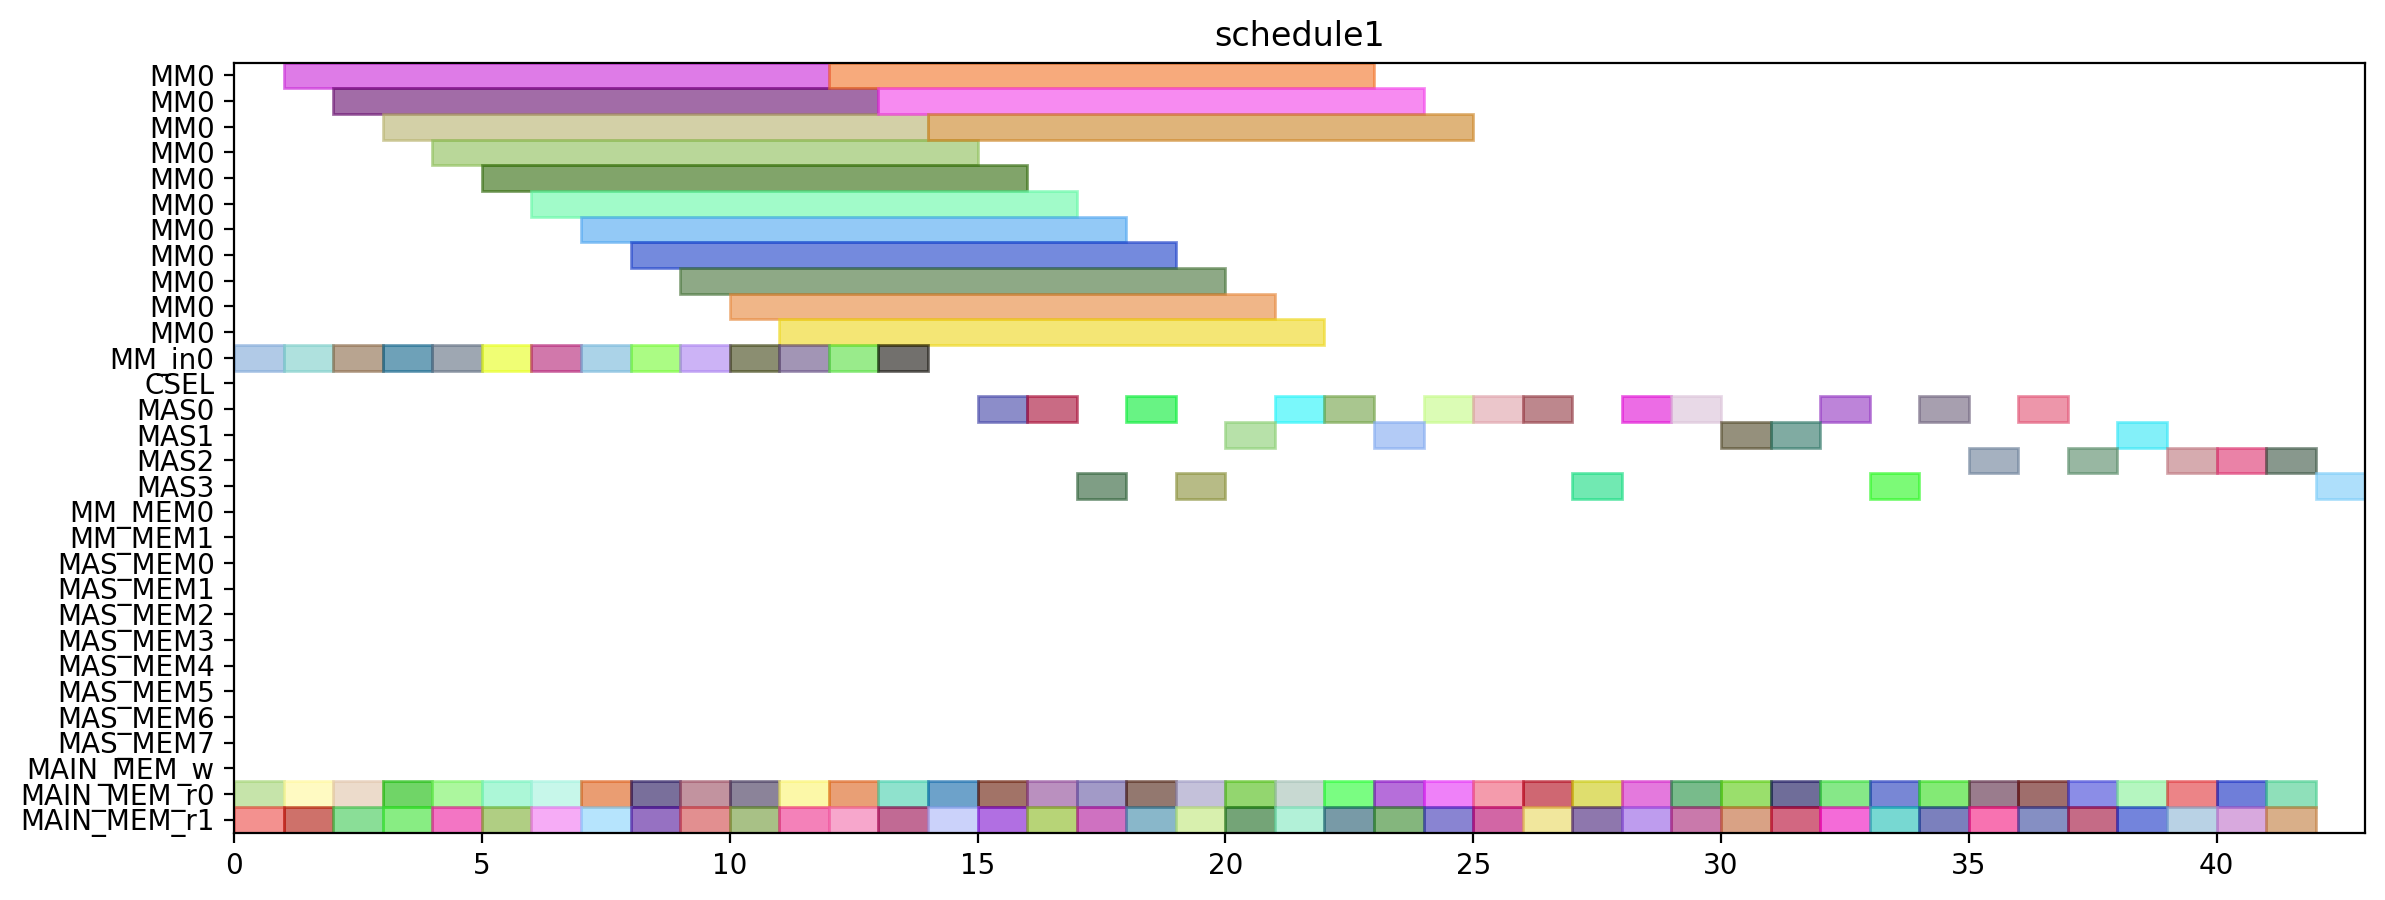

Recreate this plot in Python.
from pyschedule import Scenario, solvers, plotters, alt


def solve():
	horizon = 151
	S = Scenario("schedule1", horizon=horizon)

	# resource
	MM = S.Resources('MM', num=1, size=11)
	MM_in = S.Resources('MM_in', num=1)
	CSEL = S.Resource('CSEL')
	MAS = S.Resources('MAS', num=4, size=1, periods=range(1, horizon))
	MM_MEM = S.Resources('MM_MEM', num=2)
	MAS_MEM = S.Resources('MAS_MEM', num=8)
	MAIN_MEM_w = S.Resource('MAIN_MEM_w', size=1)
	MAIN_MEM_r = S.Resources('MAIN_MEM_r', num=2)

	# result of previous scheduling
	t4_t8_t1_in = S.Task('t4_t8_t1_in', length=1, delay_cost=1)
	S += t4_t8_t1_in >= 0
	t4_t8_t1_in += MM_in[0]

	t4_t8_t1_mem0 = S.Task('t4_t8_t1_mem0', length=1, delay_cost=1)
	S += t4_t8_t1_mem0 >= 0
	t4_t8_t1_mem0 += MAIN_MEM_r[0]

	t4_t8_t1_mem1 = S.Task('t4_t8_t1_mem1', length=1, delay_cost=1)
	S += t4_t8_t1_mem1 >= 0
	t4_t8_t1_mem1 += MAIN_MEM_r[1]

	t0_t1_in = S.Task('t0_t1_in', length=1, delay_cost=1)
	S += t0_t1_in >= 1
	t0_t1_in += MM_in[0]

	t0_t1_mem0 = S.Task('t0_t1_mem0', length=1, delay_cost=1)
	S += t0_t1_mem0 >= 1
	t0_t1_mem0 += MAIN_MEM_r[0]

	t0_t1_mem1 = S.Task('t0_t1_mem1', length=1, delay_cost=1)
	S += t0_t1_mem1 >= 1
	t0_t1_mem1 += MAIN_MEM_r[1]

	t4_t8_t1 = S.Task('t4_t8_t1', length=11, delay_cost=1)
	S += t4_t8_t1 >= 1
	t4_t8_t1 += MM[0]

	t0_t1 = S.Task('t0_t1', length=11, delay_cost=1)
	S += t0_t1 >= 2
	t0_t1 += MM[0]

	t2_t0_in = S.Task('t2_t0_in', length=1, delay_cost=1)
	S += t2_t0_in >= 2
	t2_t0_in += MM_in[0]

	t2_t0_mem0 = S.Task('t2_t0_mem0', length=1, delay_cost=1)
	S += t2_t0_mem0 >= 2
	t2_t0_mem0 += MAIN_MEM_r[0]

	t2_t0_mem1 = S.Task('t2_t0_mem1', length=1, delay_cost=1)
	S += t2_t0_mem1 >= 2
	t2_t0_mem1 += MAIN_MEM_r[1]

	t2_t0 = S.Task('t2_t0', length=11, delay_cost=1)
	S += t2_t0 >= 3
	t2_t0 += MM[0]

	t4_t0_t0_in = S.Task('t4_t0_t0_in', length=1, delay_cost=1)
	S += t4_t0_t0_in >= 3
	t4_t0_t0_in += MM_in[0]

	t4_t0_t0_mem0 = S.Task('t4_t0_t0_mem0', length=1, delay_cost=1)
	S += t4_t0_t0_mem0 >= 3
	t4_t0_t0_mem0 += MAIN_MEM_r[0]

	t4_t0_t0_mem1 = S.Task('t4_t0_t0_mem1', length=1, delay_cost=1)
	S += t4_t0_t0_mem1 >= 3
	t4_t0_t0_mem1 += MAIN_MEM_r[1]

	t2_t1_in = S.Task('t2_t1_in', length=1, delay_cost=1)
	S += t2_t1_in >= 4
	t2_t1_in += MM_in[0]

	t2_t1_mem0 = S.Task('t2_t1_mem0', length=1, delay_cost=1)
	S += t2_t1_mem0 >= 4
	t2_t1_mem0 += MAIN_MEM_r[0]

	t2_t1_mem1 = S.Task('t2_t1_mem1', length=1, delay_cost=1)
	S += t2_t1_mem1 >= 4
	t2_t1_mem1 += MAIN_MEM_r[1]

	t4_t0_t0 = S.Task('t4_t0_t0', length=11, delay_cost=1)
	S += t4_t0_t0 >= 4
	t4_t0_t0 += MM[0]

	t1_t1_in = S.Task('t1_t1_in', length=1, delay_cost=1)
	S += t1_t1_in >= 5
	t1_t1_in += MM_in[0]

	t1_t1_mem0 = S.Task('t1_t1_mem0', length=1, delay_cost=1)
	S += t1_t1_mem0 >= 5
	t1_t1_mem0 += MAIN_MEM_r[0]

	t1_t1_mem1 = S.Task('t1_t1_mem1', length=1, delay_cost=1)
	S += t1_t1_mem1 >= 5
	t1_t1_mem1 += MAIN_MEM_r[1]

	t2_t1 = S.Task('t2_t1', length=11, delay_cost=1)
	S += t2_t1 >= 5
	t2_t1 += MM[0]

	t1_t0_in = S.Task('t1_t0_in', length=1, delay_cost=1)
	S += t1_t0_in >= 6
	t1_t0_in += MM_in[0]

	t1_t0_mem0 = S.Task('t1_t0_mem0', length=1, delay_cost=1)
	S += t1_t0_mem0 >= 6
	t1_t0_mem0 += MAIN_MEM_r[0]

	t1_t0_mem1 = S.Task('t1_t0_mem1', length=1, delay_cost=1)
	S += t1_t0_mem1 >= 6
	t1_t0_mem1 += MAIN_MEM_r[1]

	t1_t1 = S.Task('t1_t1', length=11, delay_cost=1)
	S += t1_t1 >= 6
	t1_t1 += MM[0]

	t1_t0 = S.Task('t1_t0', length=11, delay_cost=1)
	S += t1_t0 >= 7
	t1_t0 += MM[0]

	t4_t0_t1_in = S.Task('t4_t0_t1_in', length=1, delay_cost=1)
	S += t4_t0_t1_in >= 7
	t4_t0_t1_in += MM_in[0]

	t4_t0_t1_mem0 = S.Task('t4_t0_t1_mem0', length=1, delay_cost=1)
	S += t4_t0_t1_mem0 >= 7
	t4_t0_t1_mem0 += MAIN_MEM_r[0]

	t4_t0_t1_mem1 = S.Task('t4_t0_t1_mem1', length=1, delay_cost=1)
	S += t4_t0_t1_mem1 >= 7
	t4_t0_t1_mem1 += MAIN_MEM_r[1]

	t4_t0_t1 = S.Task('t4_t0_t1', length=11, delay_cost=1)
	S += t4_t0_t1 >= 8
	t4_t0_t1 += MM[0]

	t4_t1_t0_in = S.Task('t4_t1_t0_in', length=1, delay_cost=1)
	S += t4_t1_t0_in >= 8
	t4_t1_t0_in += MM_in[0]

	t4_t1_t0_mem0 = S.Task('t4_t1_t0_mem0', length=1, delay_cost=1)
	S += t4_t1_t0_mem0 >= 8
	t4_t1_t0_mem0 += MAIN_MEM_r[0]

	t4_t1_t0_mem1 = S.Task('t4_t1_t0_mem1', length=1, delay_cost=1)
	S += t4_t1_t0_mem1 >= 8
	t4_t1_t0_mem1 += MAIN_MEM_r[1]

	t4_t1_t0 = S.Task('t4_t1_t0', length=11, delay_cost=1)
	S += t4_t1_t0 >= 9
	t4_t1_t0 += MM[0]

	t4_t2_t1_in = S.Task('t4_t2_t1_in', length=1, delay_cost=1)
	S += t4_t2_t1_in >= 9
	t4_t2_t1_in += MM_in[0]

	t4_t2_t1_mem0 = S.Task('t4_t2_t1_mem0', length=1, delay_cost=1)
	S += t4_t2_t1_mem0 >= 9
	t4_t2_t1_mem0 += MAIN_MEM_r[0]

	t4_t2_t1_mem1 = S.Task('t4_t2_t1_mem1', length=1, delay_cost=1)
	S += t4_t2_t1_mem1 >= 9
	t4_t2_t1_mem1 += MAIN_MEM_r[1]

	t4_t2_t1 = S.Task('t4_t2_t1', length=11, delay_cost=1)
	S += t4_t2_t1 >= 10
	t4_t2_t1 += MM[0]

	t4_t8_t0_in = S.Task('t4_t8_t0_in', length=1, delay_cost=1)
	S += t4_t8_t0_in >= 10
	t4_t8_t0_in += MM_in[0]

	t4_t8_t0_mem0 = S.Task('t4_t8_t0_mem0', length=1, delay_cost=1)
	S += t4_t8_t0_mem0 >= 10
	t4_t8_t0_mem0 += MAIN_MEM_r[0]

	t4_t8_t0_mem1 = S.Task('t4_t8_t0_mem1', length=1, delay_cost=1)
	S += t4_t8_t0_mem1 >= 10
	t4_t8_t0_mem1 += MAIN_MEM_r[1]

	t4_t2_t0_in = S.Task('t4_t2_t0_in', length=1, delay_cost=1)
	S += t4_t2_t0_in >= 11
	t4_t2_t0_in += MM_in[0]

	t4_t2_t0_mem0 = S.Task('t4_t2_t0_mem0', length=1, delay_cost=1)
	S += t4_t2_t0_mem0 >= 11
	t4_t2_t0_mem0 += MAIN_MEM_r[0]

	t4_t2_t0_mem1 = S.Task('t4_t2_t0_mem1', length=1, delay_cost=1)
	S += t4_t2_t0_mem1 >= 11
	t4_t2_t0_mem1 += MAIN_MEM_r[1]

	t4_t8_t0 = S.Task('t4_t8_t0', length=11, delay_cost=1)
	S += t4_t8_t0 >= 11
	t4_t8_t0 += MM[0]

	t4_t1_t1_in = S.Task('t4_t1_t1_in', length=1, delay_cost=1)
	S += t4_t1_t1_in >= 12
	t4_t1_t1_in += MM_in[0]

	t4_t1_t1_mem0 = S.Task('t4_t1_t1_mem0', length=1, delay_cost=1)
	S += t4_t1_t1_mem0 >= 12
	t4_t1_t1_mem0 += MAIN_MEM_r[0]

	t4_t1_t1_mem1 = S.Task('t4_t1_t1_mem1', length=1, delay_cost=1)
	S += t4_t1_t1_mem1 >= 12
	t4_t1_t1_mem1 += MAIN_MEM_r[1]

	t4_t2_t0 = S.Task('t4_t2_t0', length=11, delay_cost=1)
	S += t4_t2_t0 >= 12
	t4_t2_t0 += MM[0]

	t0_t0_in = S.Task('t0_t0_in', length=1, delay_cost=1)
	S += t0_t0_in >= 13
	t0_t0_in += MM_in[0]

	t0_t0_mem0 = S.Task('t0_t0_mem0', length=1, delay_cost=1)
	S += t0_t0_mem0 >= 13
	t0_t0_mem0 += MAIN_MEM_r[0]

	t0_t0_mem1 = S.Task('t0_t0_mem1', length=1, delay_cost=1)
	S += t0_t0_mem1 >= 13
	t0_t0_mem1 += MAIN_MEM_r[1]

	t4_t1_t1 = S.Task('t4_t1_t1', length=11, delay_cost=1)
	S += t4_t1_t1 >= 13
	t4_t1_t1 += MM[0]

	t0_t0 = S.Task('t0_t0', length=11, delay_cost=1)
	S += t0_t0 >= 14
	t0_t0 += MM[0]

	t4_t51_mem0 = S.Task('t4_t51_mem0', length=1, delay_cost=1)
	S += t4_t51_mem0 >= 14
	t4_t51_mem0 += MAIN_MEM_r[0]

	t4_t51_mem1 = S.Task('t4_t51_mem1', length=1, delay_cost=1)
	S += t4_t51_mem1 >= 14
	t4_t51_mem1 += MAIN_MEM_r[1]

	t0_t2_mem0 = S.Task('t0_t2_mem0', length=1, delay_cost=1)
	S += t0_t2_mem0 >= 15
	t0_t2_mem0 += MAIN_MEM_r[0]

	t0_t2_mem1 = S.Task('t0_t2_mem1', length=1, delay_cost=1)
	S += t0_t2_mem1 >= 15
	t0_t2_mem1 += MAIN_MEM_r[1]

	t4_t51 = S.Task('t4_t51', length=1, delay_cost=1)
	S += t4_t51 >= 15
	t4_t51 += MAS[0]

	t0_t2 = S.Task('t0_t2', length=1, delay_cost=1)
	S += t0_t2 >= 16
	t0_t2 += MAS[0]

	t1_t2_mem0 = S.Task('t1_t2_mem0', length=1, delay_cost=1)
	S += t1_t2_mem0 >= 16
	t1_t2_mem0 += MAIN_MEM_r[0]

	t1_t2_mem1 = S.Task('t1_t2_mem1', length=1, delay_cost=1)
	S += t1_t2_mem1 >= 16
	t1_t2_mem1 += MAIN_MEM_r[1]

	t1_t2 = S.Task('t1_t2', length=1, delay_cost=1)
	S += t1_t2 >= 17
	t1_t2 += MAS[3]

	t2_t2_mem0 = S.Task('t2_t2_mem0', length=1, delay_cost=1)
	S += t2_t2_mem0 >= 17
	t2_t2_mem0 += MAIN_MEM_r[0]

	t2_t2_mem1 = S.Task('t2_t2_mem1', length=1, delay_cost=1)
	S += t2_t2_mem1 >= 17
	t2_t2_mem1 += MAIN_MEM_r[1]

	t2_t2 = S.Task('t2_t2', length=1, delay_cost=1)
	S += t2_t2 >= 18
	t2_t2 += MAS[0]

	t4_t0_t3_mem0 = S.Task('t4_t0_t3_mem0', length=1, delay_cost=1)
	S += t4_t0_t3_mem0 >= 18
	t4_t0_t3_mem0 += MAIN_MEM_r[0]

	t4_t0_t3_mem1 = S.Task('t4_t0_t3_mem1', length=1, delay_cost=1)
	S += t4_t0_t3_mem1 >= 18
	t4_t0_t3_mem1 += MAIN_MEM_r[1]

	t0_t3_mem0 = S.Task('t0_t3_mem0', length=1, delay_cost=1)
	S += t0_t3_mem0 >= 19
	t0_t3_mem0 += MAIN_MEM_r[0]

	t0_t3_mem1 = S.Task('t0_t3_mem1', length=1, delay_cost=1)
	S += t0_t3_mem1 >= 19
	t0_t3_mem1 += MAIN_MEM_r[1]

	t4_t0_t3 = S.Task('t4_t0_t3', length=1, delay_cost=1)
	S += t4_t0_t3 >= 19
	t4_t0_t3 += MAS[3]

	t0_t3 = S.Task('t0_t3', length=1, delay_cost=1)
	S += t0_t3 >= 20
	t0_t3 += MAS[1]

	t2_t3_mem0 = S.Task('t2_t3_mem0', length=1, delay_cost=1)
	S += t2_t3_mem0 >= 20
	t2_t3_mem0 += MAIN_MEM_r[0]

	t2_t3_mem1 = S.Task('t2_t3_mem1', length=1, delay_cost=1)
	S += t2_t3_mem1 >= 20
	t2_t3_mem1 += MAIN_MEM_r[1]

	t2_t3 = S.Task('t2_t3', length=1, delay_cost=1)
	S += t2_t3 >= 21
	t2_t3 += MAS[0]

	t4_t0_t2_mem0 = S.Task('t4_t0_t2_mem0', length=1, delay_cost=1)
	S += t4_t0_t2_mem0 >= 21
	t4_t0_t2_mem0 += MAIN_MEM_r[0]

	t4_t0_t2_mem1 = S.Task('t4_t0_t2_mem1', length=1, delay_cost=1)
	S += t4_t0_t2_mem1 >= 21
	t4_t0_t2_mem1 += MAIN_MEM_r[1]

	t4_t0_t2 = S.Task('t4_t0_t2', length=1, delay_cost=1)
	S += t4_t0_t2 >= 22
	t4_t0_t2 += MAS[0]

	t4_t50_mem0 = S.Task('t4_t50_mem0', length=1, delay_cost=1)
	S += t4_t50_mem0 >= 22
	t4_t50_mem0 += MAIN_MEM_r[0]

	t4_t50_mem1 = S.Task('t4_t50_mem1', length=1, delay_cost=1)
	S += t4_t50_mem1 >= 22
	t4_t50_mem1 += MAIN_MEM_r[1]

	t4_t41_mem0 = S.Task('t4_t41_mem0', length=1, delay_cost=1)
	S += t4_t41_mem0 >= 23
	t4_t41_mem0 += MAIN_MEM_r[0]

	t4_t41_mem1 = S.Task('t4_t41_mem1', length=1, delay_cost=1)
	S += t4_t41_mem1 >= 23
	t4_t41_mem1 += MAIN_MEM_r[1]

	t4_t50 = S.Task('t4_t50', length=1, delay_cost=1)
	S += t4_t50 >= 23
	t4_t50 += MAS[1]

	t1_t3_mem0 = S.Task('t1_t3_mem0', length=1, delay_cost=1)
	S += t1_t3_mem0 >= 24
	t1_t3_mem0 += MAIN_MEM_r[0]

	t1_t3_mem1 = S.Task('t1_t3_mem1', length=1, delay_cost=1)
	S += t1_t3_mem1 >= 24
	t1_t3_mem1 += MAIN_MEM_r[1]

	t4_t41 = S.Task('t4_t41', length=1, delay_cost=1)
	S += t4_t41 >= 24
	t4_t41 += MAS[0]

	t1_t3 = S.Task('t1_t3', length=1, delay_cost=1)
	S += t1_t3 >= 25
	t1_t3 += MAS[0]

	t4_t40_mem0 = S.Task('t4_t40_mem0', length=1, delay_cost=1)
	S += t4_t40_mem0 >= 25
	t4_t40_mem0 += MAIN_MEM_r[0]

	t4_t40_mem1 = S.Task('t4_t40_mem1', length=1, delay_cost=1)
	S += t4_t40_mem1 >= 25
	t4_t40_mem1 += MAIN_MEM_r[1]

	t4_t2_t3_mem0 = S.Task('t4_t2_t3_mem0', length=1, delay_cost=1)
	S += t4_t2_t3_mem0 >= 26
	t4_t2_t3_mem0 += MAIN_MEM_r[0]

	t4_t2_t3_mem1 = S.Task('t4_t2_t3_mem1', length=1, delay_cost=1)
	S += t4_t2_t3_mem1 >= 26
	t4_t2_t3_mem1 += MAIN_MEM_r[1]

	t4_t40 = S.Task('t4_t40', length=1, delay_cost=1)
	S += t4_t40 >= 26
	t4_t40 += MAS[0]

	t4_t2_t2_mem0 = S.Task('t4_t2_t2_mem0', length=1, delay_cost=1)
	S += t4_t2_t2_mem0 >= 27
	t4_t2_t2_mem0 += MAIN_MEM_r[0]

	t4_t2_t2_mem1 = S.Task('t4_t2_t2_mem1', length=1, delay_cost=1)
	S += t4_t2_t2_mem1 >= 27
	t4_t2_t2_mem1 += MAIN_MEM_r[1]

	t4_t2_t3 = S.Task('t4_t2_t3', length=1, delay_cost=1)
	S += t4_t2_t3 >= 27
	t4_t2_t3 += MAS[3]

	t4_t1_t3_mem0 = S.Task('t4_t1_t3_mem0', length=1, delay_cost=1)
	S += t4_t1_t3_mem0 >= 28
	t4_t1_t3_mem0 += MAIN_MEM_r[0]

	t4_t1_t3_mem1 = S.Task('t4_t1_t3_mem1', length=1, delay_cost=1)
	S += t4_t1_t3_mem1 >= 28
	t4_t1_t3_mem1 += MAIN_MEM_r[1]

	t4_t2_t2 = S.Task('t4_t2_t2', length=1, delay_cost=1)
	S += t4_t2_t2 >= 28
	t4_t2_t2 += MAS[0]

	t4_t1_t2_mem0 = S.Task('t4_t1_t2_mem0', length=1, delay_cost=1)
	S += t4_t1_t2_mem0 >= 29
	t4_t1_t2_mem0 += MAIN_MEM_r[0]

	t4_t1_t2_mem1 = S.Task('t4_t1_t2_mem1', length=1, delay_cost=1)
	S += t4_t1_t2_mem1 >= 29
	t4_t1_t2_mem1 += MAIN_MEM_r[1]

	t4_t1_t3 = S.Task('t4_t1_t3', length=1, delay_cost=1)
	S += t4_t1_t3 >= 29
	t4_t1_t3 += MAS[0]

	t4_t1_t2 = S.Task('t4_t1_t2', length=1, delay_cost=1)
	S += t4_t1_t2 >= 30
	t4_t1_t2 += MAS[1]


	# new tasks
	t4_t8_t2 = S.Task('t4_t8_t2', length=1, delay_cost=1)
	t4_t8_t2 += alt(MAS)
	t4_t8_t2_mem0 = S.Task('t4_t8_t2_mem0', length=1, delay_cost=1)
	t4_t8_t2_mem0 += MAIN_MEM_r[0]
	S += t4_t8_t2_mem0 <= t4_t8_t2

	t4_t8_t2_mem1 = S.Task('t4_t8_t2_mem1', length=1, delay_cost=1)
	t4_t8_t2_mem1 += MAIN_MEM_r[1]
	S += t4_t8_t2_mem1 <= t4_t8_t2

	t4_t8_t3 = S.Task('t4_t8_t3', length=1, delay_cost=1)
	t4_t8_t3 += alt(MAS)
	t4_t8_t3_mem0 = S.Task('t4_t8_t3_mem0', length=1, delay_cost=1)
	t4_t8_t3_mem0 += MAIN_MEM_r[0]
	S += t4_t8_t3_mem0 <= t4_t8_t3

	t4_t8_t3_mem1 = S.Task('t4_t8_t3_mem1', length=1, delay_cost=1)
	t4_t8_t3_mem1 += MAIN_MEM_r[1]
	S += t4_t8_t3_mem1 <= t4_t8_t3

	t70 = S.Task('t70', length=1, delay_cost=1)
	t70 += alt(MAS)
	t70_mem0 = S.Task('t70_mem0', length=1, delay_cost=1)
	t70_mem0 += MAIN_MEM_r[0]
	S += t70_mem0 <= t70

	t70_mem1 = S.Task('t70_mem1', length=1, delay_cost=1)
	t70_mem1 += MAIN_MEM_r[1]
	S += t70_mem1 <= t70

	t71 = S.Task('t71', length=1, delay_cost=1)
	t71 += alt(MAS)
	t71_mem0 = S.Task('t71_mem0', length=1, delay_cost=1)
	t71_mem0 += MAIN_MEM_r[0]
	S += t71_mem0 <= t71

	t71_mem1 = S.Task('t71_mem1', length=1, delay_cost=1)
	t71_mem1 += MAIN_MEM_r[1]
	S += t71_mem1 <= t71

	t80 = S.Task('t80', length=1, delay_cost=1)
	t80 += alt(MAS)
	t80_mem0 = S.Task('t80_mem0', length=1, delay_cost=1)
	t80_mem0 += MAIN_MEM_r[0]
	S += t80_mem0 <= t80

	t80_mem1 = S.Task('t80_mem1', length=1, delay_cost=1)
	t80_mem1 += MAIN_MEM_r[1]
	S += t80_mem1 <= t80

	t81 = S.Task('t81', length=1, delay_cost=1)
	t81 += alt(MAS)
	t81_mem0 = S.Task('t81_mem0', length=1, delay_cost=1)
	t81_mem0 += MAIN_MEM_r[0]
	S += t81_mem0 <= t81

	t81_mem1 = S.Task('t81_mem1', length=1, delay_cost=1)
	t81_mem1 += MAIN_MEM_r[1]
	S += t81_mem1 <= t81

	t90 = S.Task('t90', length=1, delay_cost=1)
	t90 += alt(MAS)
	t90_mem0 = S.Task('t90_mem0', length=1, delay_cost=1)
	t90_mem0 += MAIN_MEM_r[0]
	S += t90_mem0 <= t90

	t90_mem1 = S.Task('t90_mem1', length=1, delay_cost=1)
	t90_mem1 += MAIN_MEM_r[1]
	S += t90_mem1 <= t90

	t91 = S.Task('t91', length=1, delay_cost=1)
	t91 += alt(MAS)
	t91_mem0 = S.Task('t91_mem0', length=1, delay_cost=1)
	t91_mem0 += MAIN_MEM_r[0]
	S += t91_mem0 <= t91

	t91_mem1 = S.Task('t91_mem1', length=1, delay_cost=1)
	t91_mem1 += MAIN_MEM_r[1]
	S += t91_mem1 <= t91

	t100 = S.Task('t100', length=1, delay_cost=1)
	t100 += alt(MAS)
	t100_mem0 = S.Task('t100_mem0', length=1, delay_cost=1)
	t100_mem0 += MAIN_MEM_r[0]
	S += t100_mem0 <= t100

	t100_mem1 = S.Task('t100_mem1', length=1, delay_cost=1)
	t100_mem1 += MAIN_MEM_r[1]
	S += t100_mem1 <= t100

	t101 = S.Task('t101', length=1, delay_cost=1)
	t101 += alt(MAS)
	t101_mem0 = S.Task('t101_mem0', length=1, delay_cost=1)
	t101_mem0 += MAIN_MEM_r[0]
	S += t101_mem0 <= t101

	t101_mem1 = S.Task('t101_mem1', length=1, delay_cost=1)
	t101_mem1 += MAIN_MEM_r[1]
	S += t101_mem1 <= t101

	t5_t0_t2 = S.Task('t5_t0_t2', length=1, delay_cost=1)
	t5_t0_t2 += alt(MAS)
	t5_t0_t2_mem0 = S.Task('t5_t0_t2_mem0', length=1, delay_cost=1)
	t5_t0_t2_mem0 += MAIN_MEM_r[0]
	S += t5_t0_t2_mem0 <= t5_t0_t2

	t5_t0_t2_mem1 = S.Task('t5_t0_t2_mem1', length=1, delay_cost=1)
	t5_t0_t2_mem1 += MAIN_MEM_r[1]
	S += t5_t0_t2_mem1 <= t5_t0_t2

	t5_t8_t2 = S.Task('t5_t8_t2', length=1, delay_cost=1)
	t5_t8_t2 += alt(MAS)
	t5_t8_t2_mem0 = S.Task('t5_t8_t2_mem0', length=1, delay_cost=1)
	t5_t8_t2_mem0 += MAIN_MEM_r[0]
	S += t5_t8_t2_mem0 <= t5_t8_t2

	t5_t8_t2_mem1 = S.Task('t5_t8_t2_mem1', length=1, delay_cost=1)
	t5_t8_t2_mem1 += MAIN_MEM_r[1]
	S += t5_t8_t2_mem1 <= t5_t8_t2

	solvers.mip.solve(S,msg=1,kind='CPLEX',ratio_gap=1.01)

	solution = [['hoge']*len(S.solution()[1]) for i in range(len(S.solution()))]
	for i in range(len(S.solution())):
		for j in range(len(S.solution()[i])):
			solution[i][j]=str(S.solution()[i][j])
	print(solution)

	cycles = int(solution[-1][3])

	pic_file_name = "/home/mfukuda/ABE/multiRAM_multiMAS_16mux/scheduling_result/stage11MM1_stage1MAS4/SPARSE/schedule1.png"
	if(S.solution() != []):
		plotters.matplotlib.plot(S,img_filename=pic_file_name, show_task_labels=False, fig_size=(cycles*0.25+3, 5))

	return solution
